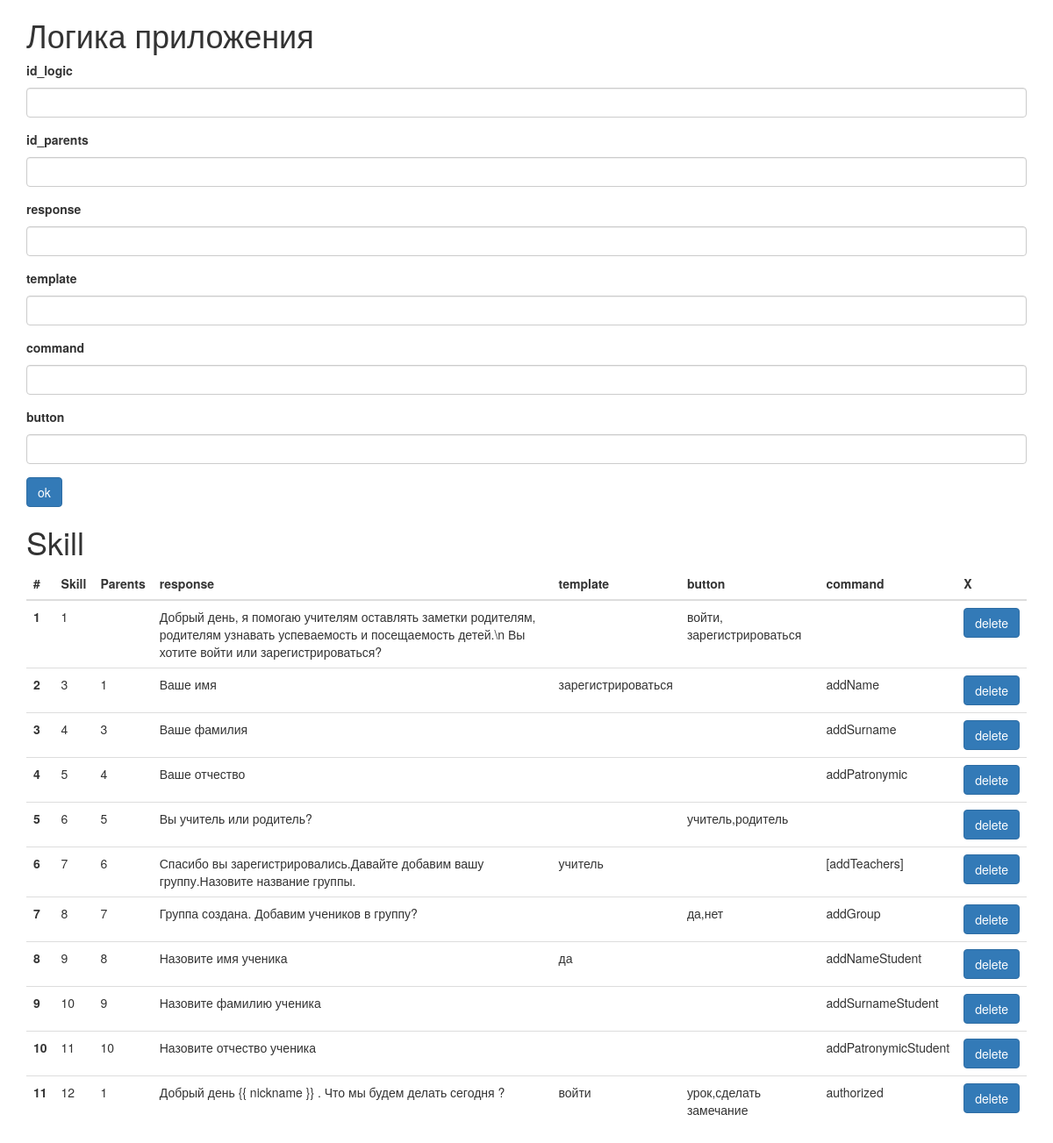
/info, run on an earlier commit of the app's database.
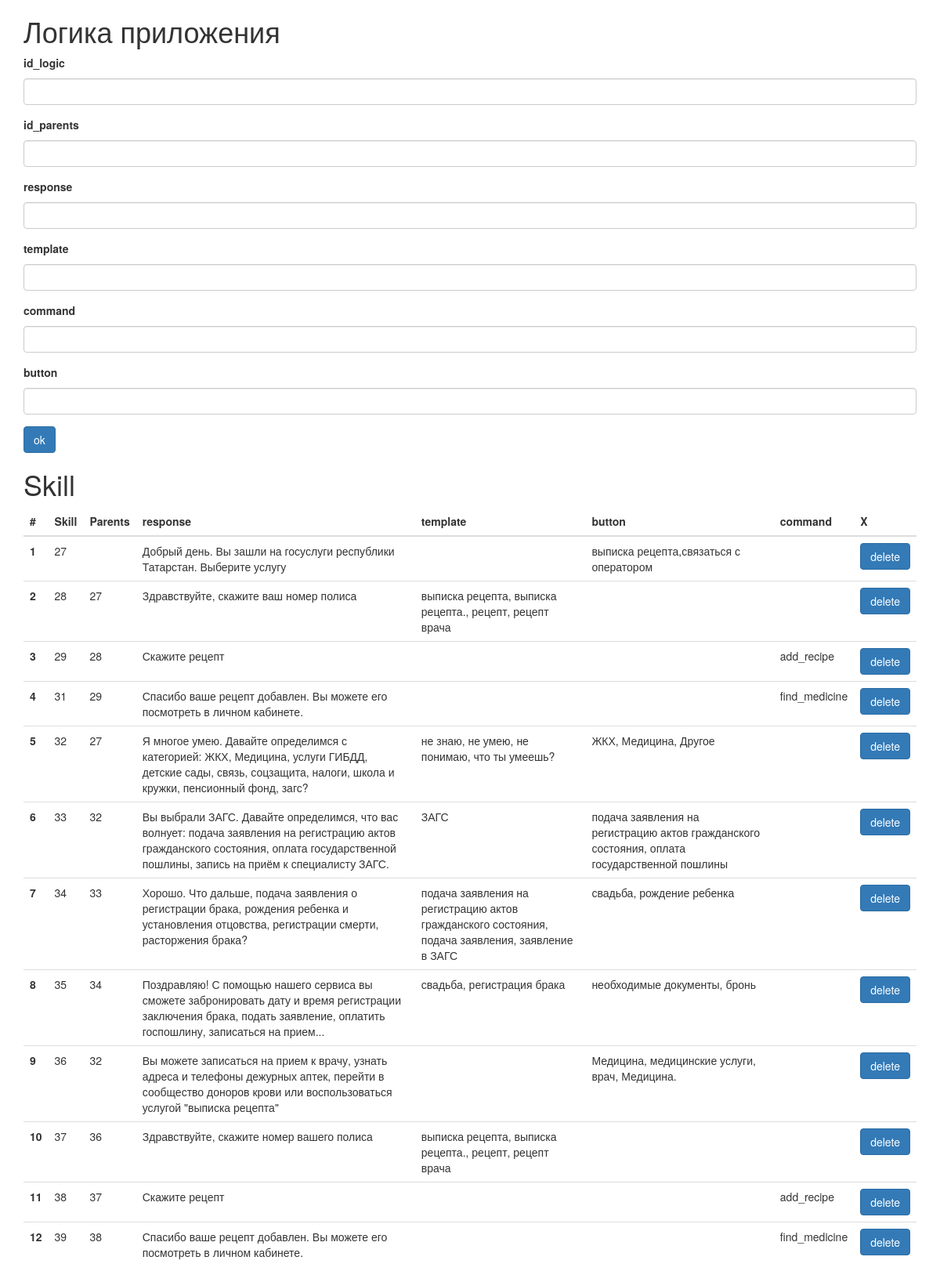
And on a later commit of the database.
### app.py (models this page shows, shortened)
class Logic(db.Model):
    __tablename__ = 'logic_skill'
    id_logic = db.Column(db.Integer, primary_key=True)
    id_parents = db.Column(db.String(64))
    response = db.Column(db.String(256))
    template = db.Column(db.String(256))
    command = db.Column(db.String(256))
    button = db.Column(db.String(256))

### app.py (the view, shortened to what this page needs)
@app.route('/info', methods=['GET', 'POST'])
def info():
    form = FormAddSkill()
    delform = FormDeleteSkill()
    if request.form.get('id_del') != None:
        Logic.query.filter_by(id_logic=request.form.get('id_del')).delete()
        db.session.commit()
    elif request.form.get('id_parents') != None:
        skill = Logic(id_parents = request.form.get('id_parents'), response = request.form.get('response'),
                      template = request.form.get('template'), button = request.form.get('button'), command = request.form.get('command'))
        db.session.add(skill)
        db.session.commit()
    logic = Logic.query.all()
    logic = sorted(logic, key=lambda logic: logic.id_parents)
    rekurs_element = {}
    rekursia(logic,'',0, rekurs_element)
    logic = sorted(logic,key=lambda logic: rekurs_element[logic.id_logic])
    return render_template('info.html', title="lk", logic=logic, form=form, delform=delform)

### forms.py
class FormAddSkill(Form):
    id_logic = StringField('id_logic')
    id_parents = StringField('id_parents')
    response = StringField('response', validators=[DataRequired()])
    template = StringField('template')
    button = StringField('button')
    command = StringField('command')
    submit = SubmitField('ok')

class FormDeleteSkill(Form):
    id_del = HiddenField('id_del')
    deletSub = SubmitField('delete')

### app.py (called while the page is built)
def rekursia(logic,id_parents,iterator,rekurs_element):
    for val in logic:
        if val.id_parents == str(id_parents) and  rekurs_element.get(val.id_logic,0) == 0:
            rekurs_element[val.id_logic] = len(rekurs_element);
            rekursia(logic,val.id_logic,len(rekurs_element),rekurs_element)

### templates/info.html (shortened to what this page needs)
{% extends 'bootstrap/base.html' %}
{% import "bootstrap/wtf.html" as wtf %}
{% block content %}
<div class="container">
    <h1>Логика приложения</h1>
    <form method="post" action="">
          <div class="form-group">
            <label for="exampleInputPassword1">{{ form.id_logic.label }} </label>
            {{ form.id_logic(size=20,class_="form-control") }}
          </div>
          <div class="form-group">
            <label for="exampleInputPassword1"> {{ form.id_parents.label }}</label>
            {{ form.id_parents(size=20,class_="form-control") }}
          </div>
        <div class="form-group">
            <label for="exampleInputPassword1">{{ form.response.label }} </label>
             {{ form.response(size=200,class_="form-control") }}
          </div>
         <div class="form-group">
            <label for="exampleInputPassword1">{{ form.template.label }}</label>
             {{ form.template(size=200,class_="form-control") }}
          </div>
        <div class="form-group">
            <label for="exampleInputPassword1">{{ form.command.label }}</label>
             {{ form.command(size=200,class_="form-control") }}
          </div>
           <div class="form-group">
            <label for="exampleInputPassword1">{{ form.button.label }}</label>
             {{ form.button(size=200,class_="form-control") }}
          </div>
         {{ form.submit(class_="btn btn-primary") }}
    </form>
    <h1>Skill</h1>
     <table class="table table-sm">
     <thead>
        <tr>
            <th scope="col">#</th>
            <th scope="col">Skill</th>
            <th scope="col">Parents</th>
            <th scope="col">response</th>
            <th scope="col">template</th>
            <th scope="col">button</th>
            <th scope="col">command</th>
            <th scope="col">X</th>
        </tr>
     </thead>
         {% for log in logic %}
             <tr>
                  <th scope="row">{{ loop.index }}</th>
                  <td>{{ log.id_logic }}</td>
                  <td>{{ log.id_parents }}</td>
                  <td>{{ log.response }}</td>
                  <td>{{ log.template }}</td>
                  <td>{{ log.button }}</td>
                  <td>{{ log.command }}</td>
                  <td>
                       <form method="post" action="">
                           {{ delform.deletSub(class_="btn btn-primary") }}
                       </form>
                  </td>
             </tr>
         {% endfor %}
     </table>
</div>
{% endblock %}

What changed in the data, as far as the page shows it:
removed Logic: id_logic "1", response "Добрый день, я помогаю учителям оставлять заметки родителям, родителям узнавать успеваемость и посещаемость детей.\\n Вы хотите войти или зарегистрироваться?", button "войти, зарегистрироваться"
removed Logic: id_logic "3", id_parents "1", response "Ваше имя", template "зарегистрироваться", command "addName"
removed Logic: id_logic "4", id_parents "3", response "Ваше фамилия", command "addSurname"
removed Logic: id_logic "5", id_parents "4", response "Ваше отчество", command "addPatronymic"
removed Logic: id_logic "6", id_parents "5", response "Вы учитель или родитель?", button "учитель,родитель"
removed Logic: id_logic "7", id_parents "6", response "Спасибо вы зарегистрировались.Давайте добавим вашу группу.Назовите название группы.", template "учитель", command "[addTeachers]"
removed Logic: id_logic "8", id_parents "7", response "Группа создана. Добавим учеников в группу?", button "да,нет", command "addGroup"
removed Logic: id_logic "9", id_parents "8", response "Назовите имя ученика", template "да", command "addNameStudent"
removed Logic: id_logic "10", id_parents "9", response "Назовите фамилию ученика", command "addSurnameStudent"
removed Logic: id_logic "11", id_parents "10", response "Назовите отчество ученика", command "addPatronymicStudent"
removed Logic: id_logic "12", id_parents "1", response "Добрый день {{ nickname }} . Что мы будем делать сегодня ?", template "войти", button "урок,сделать замечание", command "authorized"
added Logic: id_logic "27", response "Добрый день. Вы зашли на госуслуги республики Татарстан. Выберите услугу", button "выписка рецепта,связаться с оператором"
added Logic: id_logic "28", id_parents "27", response "Здравствуйте, скажите ваш номер полиса", template "выписка рецепта, выписка рецепта., рецепт, рецепт врача"
added Logic: id_logic "29", id_parents "28", response "Скажите рецепт", command "add_recipe"
added Logic: id_logic "31", id_parents "29", response "Спасибо ваше рецепт добавлен. Вы можете его посмотреть в личном кабинете.", command "find_medicine"
added Logic: id_logic "32", id_parents "27", response "Я многое умею. Давайте определимся с категорией: ЖКХ, Медицина, услуги ГИБДД, детские сады, связь, соцзащита, налоги, школа и кружки, пенсионный фонд, загс?", template "не знаю, не умею, не понимаю, что ты умеешь?", button "ЖКХ, Медицина, Другое"
added Logic: id_logic "33", id_parents "32", response "Вы выбрали ЗАГС. Давайте определимся, что вас волнует: подача заявления на регистрацию актов гражданского состояния, оплата государственной пошлины, запись на приём к специалисту ЗАГС.", template "ЗАГС", button "подача заявления на регистрацию актов гражданского состояния, оплата государственной пошлины"
added Logic: id_logic "34", id_parents "33", response "Хорошо. Что дальше, подача заявления о регистрации брака, рождения ребенка и установления отцовства, регистрации смерти, расторжения брака?", template "подача заявления на регистрацию актов гражданского состояния, подача заявления, заявление в ЗАГС", button "свадьба, рождение ребенка"
added Logic: id_logic "35", id_parents "34", response "Поздравляю! С помощью нашего сервиса вы сможете забронировать дату и время регистрации заключения брака, подать заявление, оплатить госпошлину, записаться на прием...", template "свадьба, регистрация брака", button "необходимые документы, бронь"
added Logic: id_logic "36", id_parents "32", response "Вы можете записаться на прием к врачу, узнать адреса и телефоны дежурных аптек, перейти в сообщество доноров крови или воспользоваться услугой \"выписка рецепта\"", button "Медицина, медицинские услуги, врач, Медицина."
added Logic: id_logic "37", id_parents "36", response "Здравствуйте, скажите номер вашего полиса", template "выписка рецепта, выписка рецепта., рецепт, рецепт врача"
added Logic: id_logic "38", id_parents "37", response "Скажите рецепт", command "add_recipe"
added Logic: id_logic "39", id_parents "38", response "Спасибо ваше рецепт добавлен. Вы можете его посмотреть в личном кабинете.", command "find_medicine"
